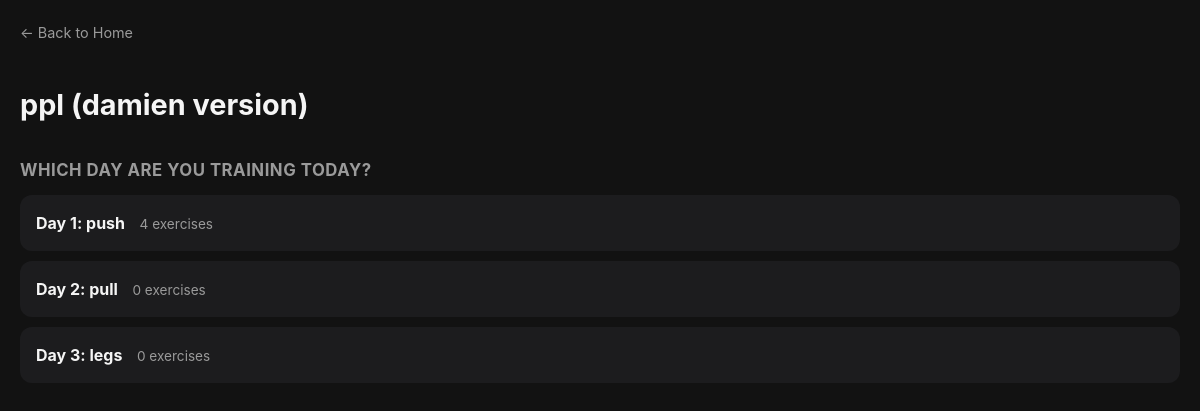
/log/1, run on an earlier commit of the app's database.
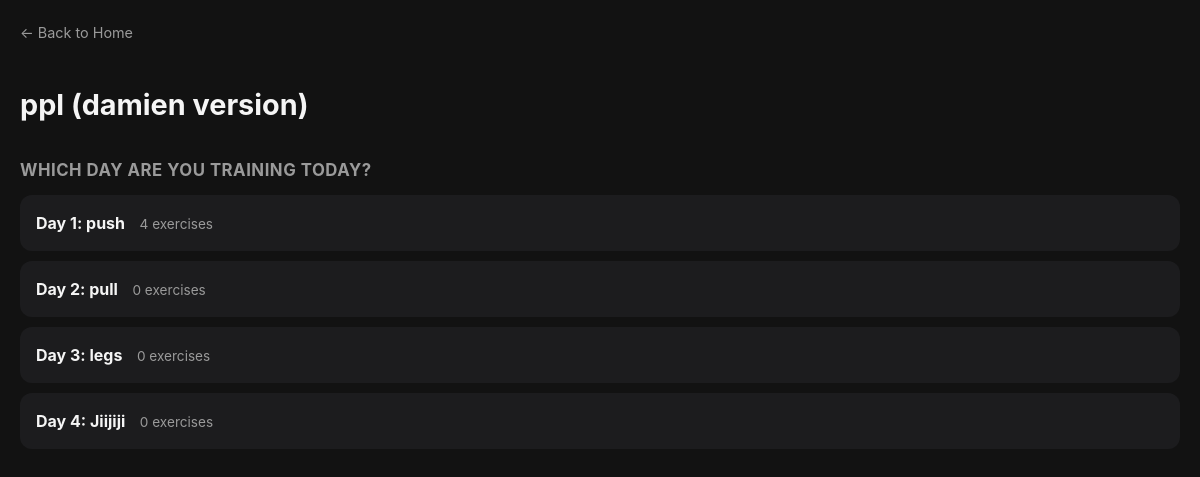
And on a later commit of the database.
### tables this page shows
CREATE TABLE split_days (
            id INTEGER PRIMARY KEY AUTOINCREMENT,
            split_id INTEGER NOT NULL,
            day_name TEXT NOT NULL,
            day_order INTEGER NOT NULL,
            FOREIGN KEY (split_id) REFERENCES workout_splits(id)
        );

### app.py (the view)
@app.route("/log/<int:split_id>")
def pick_day(split_id):
    conn = get_db()
    cursor = conn.cursor()
    cursor.execute("SELECT * FROM workout_splits WHERE id = ?", (split_id,))
    split = cursor.fetchone()
    cursor.execute(
        "SELECT * FROM split_days WHERE split_id = ? ORDER BY day_order",
        (split_id,)
    )
    days = cursor.fetchall()
    days_preview = []
    for day in days:
        cursor.execute("""
            SELECT exercises.*, split_exercises.sets_count
            FROM exercises
            JOIN split_exercises ON exercises.id = split_exercises.exercise_id
            WHERE split_exercises.split_day_id = ?
            ORDER BY split_exercises.exercise_order
        """, (day["id"],))
        exercises = cursor.fetchall()
        exercise_previews = []
        total_sets = 0
        for exercise in exercises:
            cursor.execute("""
                SELECT workout_logs.id FROM workout_logs
                WHERE workout_logs.exercise_id = ?
                ORDER BY workout_logs.date DESC LIMIT 1
            """, (exercise["id"],))
            last_log = cursor.fetchone()
            if last_log:
                cursor.execute("""
                    SELECT COUNT(*) as set_count, ROUND(AVG(reps)) as avg_reps
                    FROM sets WHERE log_id = ?
                """, (last_log["id"],))
                stats = cursor.fetchone()
                sets = stats["set_count"]
                reps = stats["avg_reps"] or 10
            else:
                sets = 1
                reps = 10
            total_sets += sets
            exercise_previews.append({
                "name": exercise["name"],
                "sets": sets,
                "reps": int(reps)
            })
        days_preview.append({
            "id": day["id"],
            "day_name": day["day_name"],
            "day_order": day["day_order"],
            "exercises": exercise_previews,
            "total_sets": total_sets,
            "total_exercises": len(exercise_previews)
        })
    conn.close()
    return render_template("pick_day.html", split=split, days=days_preview)

### app.py (called while the page is built)
def get_db():
    conn = sqlite3.connect(DB_PATH)
    conn.row_factory = sqlite3.Row
    return conn

### templates/pick_day.html (shortened to what this page needs)
<!DOCTYPE html>
<html lang="en">
<head>
    <link rel="stylesheet" href="{{ url_for('static', filename='style.css') }}">
</head>
<body>
    <a class="back-link" href="/">← Back to Home</a>
    <h1>{{ split.name }}</h1>
    <h2>Which day are you training today?</h2>
    {% if days %}
        {% for day in days %}
            <div class="pick-day-row" onclick="openPreview({{ loop.index0 }})">
                <strong>Day {{ day.day_order }}: {{ day.day_name }}</strong>
                <span class="day-meta">{{ day.total_exercises }} exercises</span>
            </div>
        {% endfor %}
    {% else %}
        <p class="empty-state">No days in this split yet.</p>
        <a class="add-exercise-link" href="/split/{{ split.id }}">Add days to this split</a>
    {% endif %}
</body>
</html>

What changed in the data, as far as the page shows it:
added split_days: day_order "4", day_name "Jiijiji", total_exercises "0"
